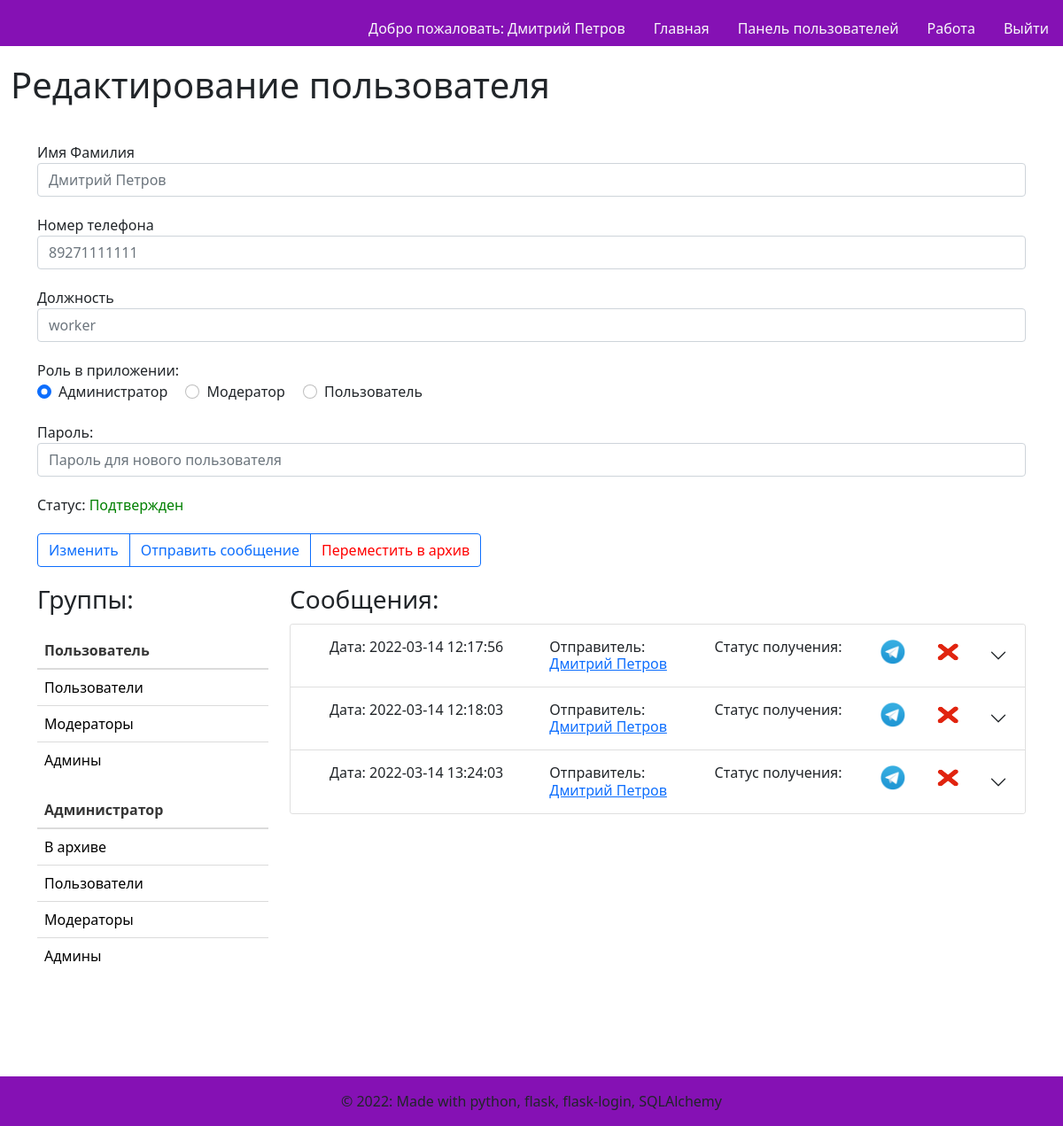
Before: /1/edituser (signed in) with the older database file.
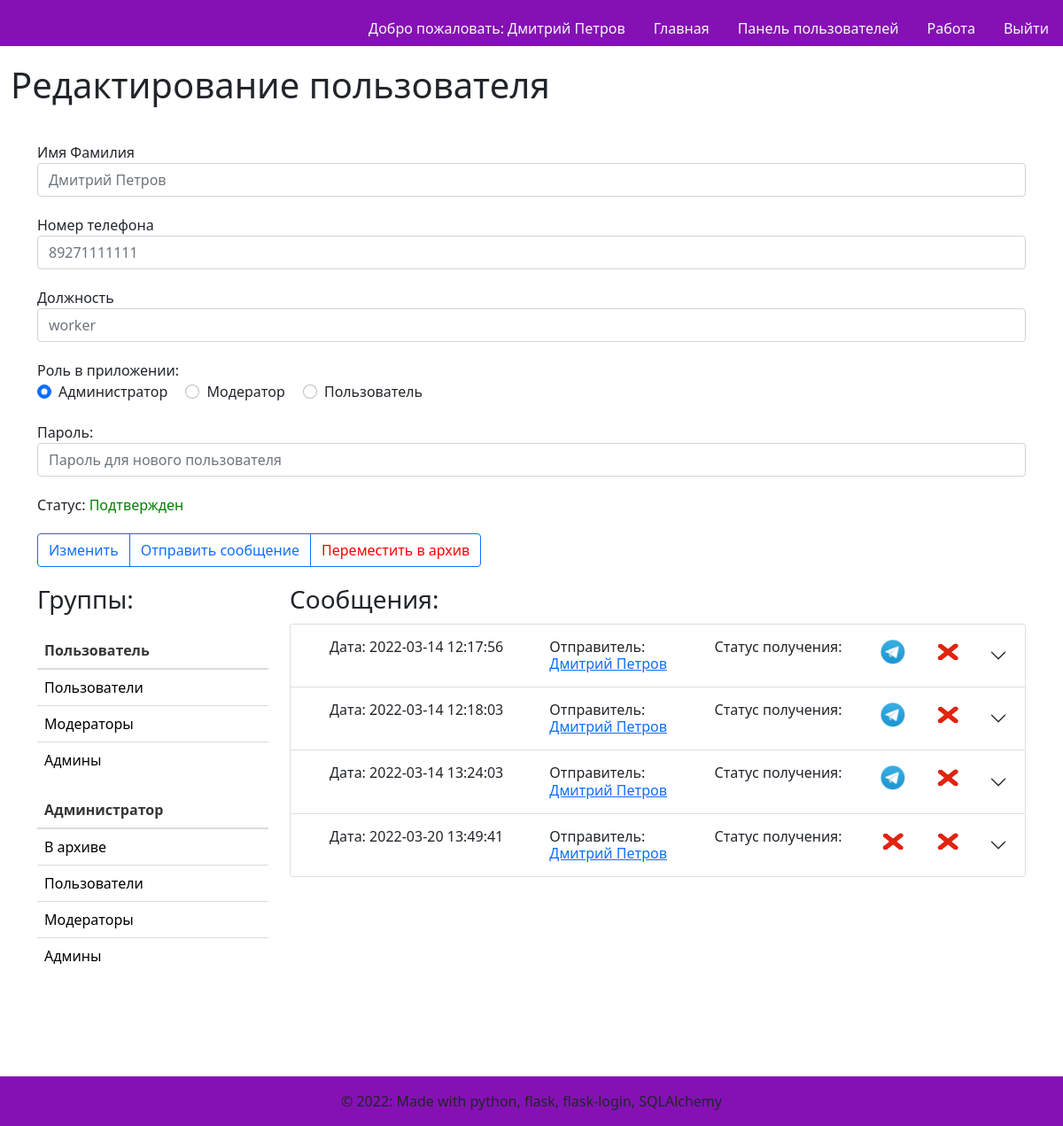
After: the same page with the newer database file.
### models.py (models this page shows)
class User(UserMixin, db.Model):
    id = db.Column(db.Integer,
                   nullable=False,
                   unique=True,
                   primary_key=True,
                   autoincrement=True)  # primary keys are required by SQLAlchemy
    password = db.Column(db.String(100))  # пароль есть только у администраторов и модераторов
    name = db.Column(db.String(100))  # имя фамилия
    phone_number = db.Column(db.String(11), unique=True)  # номер телефона
    vk_authorized = db.Column(db.Boolean, default=False)  # авторизован вк или нет
    tlg_authorized = db.Column(db.Boolean, default=False)  # авторизован в телеграм или нет
    status = db.Column(db.String(30))  # статус пользователя(ожидает подтверждения\в архиве\подтвержден)
    app_role = db.Column(db.String(20))  # роль в приложении(админ, модератор, пользователь)
    organisation_role = db.Column(db.String(100))  # должность в организации
    tlg_chat_id = db.Column(db.Integer, default=-1)
    vk_chat_id = db.Column(db.Integer, default=-1)

class Group(db.Model):
    id = db.Column(db.Integer,
                   nullable=False,
                   unique=True,
                   primary_key=True,
                   autoincrement=True)  # primary keys are required by SQLAlchemy
    name = db.Column(db.String(100), unique=True)  # название группы
    owner_id = db.Column(db.Integer, db.ForeignKey('user.id'))  # идентификатор создателя или владельца
    owner = db.relationship('User', backref='owner', lazy='subquery')

class Message(db.Model):
    id = db.Column(db.Integer,
                   nullable=False,
                   unique=True,
                   primary_key=True,
                   autoincrement=True)  # primary keys are required by SQLAlchemy
    is_group = db.Column(db.Boolean, default=False)
    user_id = db.Column(db.Integer, db.ForeignKey('user.id'))
    sender_id = db.Column(db.Integer, db.ForeignKey('user.id'))
    group_id = db.Column(db.Integer, db.ForeignKey('group.id'))
    content_id = db.Column(db.Integer, db.ForeignKey('content.id'))
    sender = db.relationship('User', foreign_keys=[sender_id], backref='sender', lazy='subquery')
    user = db.relationship('User', foreign_keys=[user_id], backref='user', lazy='subquery')
    group = db.relationship('Group', backref='group', lazy='subquery')
    content = db.relationship('Content', backref='content', lazy='subquery')
    tlg_received = db.Column(db.Boolean, default=False)
    vk_received = db.Column(db.Boolean, default=False)
    date = db.Column(db.TEXT, default=datetime.utcnow)

### users.py (the view)
@users.route('/<int:id>/edituser')
@login_required
def edituser(id):
    user = User.query.filter_by(id=id).first()
    relations = db.session.query(users_groups_relations).filter_by(user_id=user.id).all()
    group_ids = []
    for row in relations:
        group_ids.append(row.group_id)
    user_groups = Group.query.filter(Group.id.in_(group_ids)).order_by(db.desc(Group.id)).all()
    messages = Message.query.filter_by(user_id=user.id).all()
    user_groups_admin = Group.query.filter_by(owner_id=id).order_by(db.desc(Group.id)).all()
    msg_content = {}
    for message in messages:
        message.date = datetime.strptime(message.date, '%Y-%m-%d %H:%M:%S')
        db_msg = message.content.message
        db_sender = message.sender.name
        msg_content[f'message{message.id}'] = db_msg
        msg_content[f'sender{message.sender_id}'] = db_sender
    return render_template('edituser.html', user=user, user_groups=user_groups,
                           user_groups_admin=user_groups_admin,
                           user_messages=messages,
                           messages_content=msg_content)

### templates/edituser.html (shortened to what this page needs)
{% extends "base.html" %}
{% block content %}
    <h1>Редактирование пользователя</h1>
    <div class="container" style="margin-top: 20px">
       <div class="row">
           <form method="post" >
                <div class="form-group" style="margin-top: 20px">
                    <label for="title">Имя Фамилия</label>
                    <input type="text" name="user_name"
                           placeholder="{{ user.name }}" class="form-control"
                           value="{{ request.form['user_name'] }}"></input>
                </div>
                <div class="form-group" style="margin-top: 20px">
                    <label for="title">Номер телефона</label>
                    <input type="text" name="phone_number"
                           placeholder="{{ user.phone_number }}" class="form-control"
                           value="{{ request.form['phone_number'] }}"></input>
                </div>
                <div class="form-group" style="margin-top: 20px">
                    <label for="title">Должность</label>
                    <input type="text" name="org_role"
                           placeholder="{{ user.organisation_role }}" class="form-control"
                           value="{{ request.form['org_role'] }}"></input>
                </div>
                {% if current_user.app_role == 'administrator'%}
                    {% if user.app_role == 'administrator'%}
                    <label for="title" style="margin-top: 20px">Роль в приложении: </label>
                    <div class="form-group" >
                        <div class="form-check form-check-inline">
                          <input class="form-check-input" type="radio" name="app_role" id="inlineRadio1" value="administrator" checked>
                          <label class="form-check-label" for="inlineRadio1">Администратор</label>
                        </div>
                        <div class="form-check form-check-inline">
                          <input class="form-check-input" type="radio" name="app_role" id="inlineRadio2" value="moderator">
                          <label class="form-check-label" for="inlineRadio2">Модератор</label>
                        </div>
                        <div class="form-check form-check-inline">
                          <input class="form-check-input" type="radio" name="app_role" id="inlineRadio3" value="user" >
                          <label class="form-check-label" for="inlineRadio3">Пользователь</label>
                        </div>
                    {% endif %}
                    </div>
                    <div class="form-group" style="margin-top: 20px">
                        <label for="title">Пароль:</label>
                        <input type="text" name="pass"
                               placeholder="Пароль для нового пользователя" class="form-control"
                               value="{{ request.form['pass'] }}"></input>
                    </div>
                {% endif %}
                {% if user['status'] == 'подтвержден' %}
                <div class="form-group" style="margin-top: 20px">
                    <label for="title">Статус: </label>
                    <label for="title" style="color: green">Подтвержден </label>
                </div>
                {% endif %}
                <div class="btn-group" role="group" aria-label="Basic outlined example" style="padding-top: 20px">
                <button type="submit" class="btn btn-outline-primary">Изменить</button>
                <a class="btn btn-outline-primary" href="{{ url_for('messages.usermessage', id=user.id) }}">
                        Отправить сообщение
                    </a>
                {% if current_user.app_role == 'administrator' %}
                    {% if user['status'] != 'в архиве' %}
                    <a class="btn btn-outline-primary" href="{{ url_for('users.movetoarchive', id=user.id) }}" role="button" style="color: red">Переместить в архив</a>
                    {% endif %}
                {% endif %}
                </div>
            </form>
       </div>
      <div class="row" style="margin-top: 20px">
        <div class="col-3">
        <h3>Группы: </h3>
            <div class="row" style="margin-top: 20px">
                <div class="col-sm">
                  <table class="table table-hover">
                      <thead>
                        <th scope="col">Пользователь</th>
                      </thead>
                        <tbody>
                        {% for group in user_groups %}
                            <tr>
                              <td scope="row" class="hover">
                                  <a class="text-decoration-none" style="color: black"
                                    href="{{ url_for('groups.editgroup', id=group['id']) }}">
                                  {{ group['name'] }}</a></td>
                            </tr>
                        {% endfor %}
                        </tbody>
                  </table>
                </div>
                <div class="col-sm">
                  <table class="table table-hover">
                      <thead>
                        <th scope="col">Администратор</th>
                      </thead>
                        <tbody>
                        {% for group in user_groups_admin %}
                            <tr>
                              <td scope="row" class="hover">
                                  <a class="text-decoration-none" style="color: black"
                                    href="{{ url_for('groups.editgroup', id=group['id']) }}">
                                  {{ group['name'] }}</a></td>
                            </tr>
                        {% endfor %}
                        </tbody>
                  </table>
                </div>
            </div>
        </div>
        <div class="col-9">
        <h3>Сообщения: </h3>
              <div class="accordion" id="accordionPanelsStayOpenExample" style="margin-top: 10px">
                {% for message in user_messages %}
                  <div class="accordion-item">
                    <h2 class="accordion-header" id="panelsStayOpen-heading{{ message['id'] }}">
                      <button class="accordion-button collapsed" type="button" data-bs-toggle="collapse" data-bs-target="#panelsStayOpen-collapse{{ message['id'] }}" aria-expanded="true" aria-controls="panelsStayOpen-collapse{{ message['id'] }}">
                        <div class="container">
                          <div class="row">
                            <div class="col-4">
                              Дата: {{ message['date'] }}
                            </div>
                            <div class="col-3">
                                {%  set senderid = 'sender' ~ message['sender_id'] %}
                                Отправитель: <a href="{{ url_for('users.edituser', id=message['sender_id']) }}">{{ messages_content[senderid] }}</a>
                            </div>
                            <div class="col-3">
                              Статус получения:
                            </div>
                            <div class="col-1">
                                        {% if message['tlg_received'] %}
                                              <img src="../static/images/tg.png" alt="TG" class="img-rounded" style="height:30px; width:30px"/>
                                          {% else %}
                                              <img src="../static/images/none.png" alt="" class="img-rounded" style="height:30px; width:30px"/>
                                          {% endif %}
                            </div>
                            <div class="col-1">
                                          {% if message['vk_received'] %}
                                              <img src="../static/images/vk.png" alt="VK" class="img-rounded" style="height:30px; width:30px"/>
                                          {% else %}
                                              <img src="../static/images/none.png" alt="" class="img-rounded" style="height:30px; width:30px"/>
                                          {% endif %}
                            </div>
                          </div>
                        </div>
                      </button>
                    </h2>
                            {%  set messageid = 'message' ~ message['id'] %}
                  </div>
                {% endfor %}
              </div>
        </div>
      </div>
    </div>
{% endblock %}

### templates/base.html (shortened to what this page needs)
<!DOCTYPE html>
<html>
<head>
    <link rel="stylesheet" href="https://cdnjs.cloudflare.com/ajax/libs/bulma/0.7.2/css/bulma.min.css" />
    <link href="https://cdn.jsdelivr.net/npm/bootstrap@5.1.3/dist/css/bootstrap.min.css" rel="stylesheet">
    <link rel="stylesheet" href="../static/css/preloader.css"/>
</head>
<body class="loader-body" style="background-color: #ffffff; height: inherit">
            <nav class="d-none page-header navbar navbar-light sticky-top" style="background-color: #8511b4;">
                <div class="container-fluid ">
                    <ul class="nav nav-pills position-absolute bottom-0 end-0">
                        {% if current_user.is_authenticated %}
                        <li class="nav-item">
                            <a class="nav-link text-light" style="color: black"
                                        href="{{ url_for('users.edituser', id=current_user.id) }}">
                                Добро пожаловать: {{ current_user.name }}
                            </a>
                         </li>
                        {% endif %}
                        <li class="nav-item" >
                            <a href="{{ url_for('main.index') }}" class="nav-link text-light">
                                Главная
                            </a>
                        </li>
                        {% if current_user.is_authenticated %}
                        <li class="nav-item">
                            <a href="{{ url_for('main.admusers') }}" class="nav-link text-light">
                                Панель пользователей
                            </a>
                        </li>
                        {% endif %}
                        {% if current_user.is_authenticated %}
                        <li class="nav-item">
                            <a href="{{ url_for('main.workallusers') }}" class="nav-link text-light">
                                Работа
                            </a>
                        </li>
                        {% endif %}
                        {% if current_user.is_authenticated %}
                        <li class="nav-item">
                            <a href="{{ url_for('auth.logout') }}" class="nav-link text-light">
                                Выйти
                            </a>
                        </li>
                        {% endif %}
                    </ul>
                </div>
            </nav>
            <div class="d-none page-main container-fluid" style="height: 82%">
                   {% block content %}
                   {% endblock %}
            </div>
            <footer class="d-none page-footer font-small blue" style="background-color: #8511b4; margin-top: 100px">
              <div class="footer-copyright text-center py-3">© 2022: Made with python, flask, flask-login, SQLAlchemy
              </div>
            </footer>
    </body>
</html>

Changed rows visible on the page:
added Message: date "2022-03-20 13:49:41", {{ messages_content[senderid] }} "Дмитрий Петров", tlg_received False (drawn), vk_received False (drawn)
